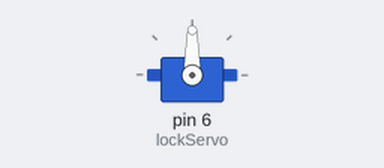
Recording of a sketch running on a simulated Arduino Uno, built with avr-gcc and run on an emulated ATmega328P. On the bench: servo.

Above: at 0.05 s.
At 4.0 s:
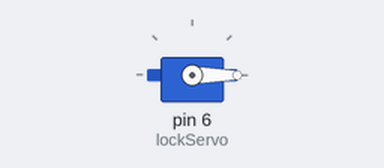
Timing chart, 0 to 5.2 s (numbered marks = the images above):
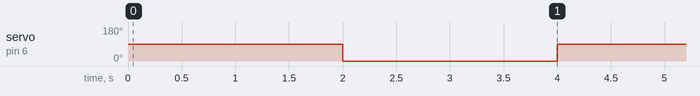

The sketch:

T6.ino
```cpp
#include <Servo.h>

Servo lockServo;

void setup() {
  lockServo.attach(6);
  lockServo.write(0);        // locked
}

void loop() {
  lockServo.write(90);       // unlocked
  delay(2000);
  lockServo.write(0);        // locked
  delay(2000);
}
```

Measured:
- by itself, servo on pin 6 (lockServo): alternates 90° for 2.0 s and 0° for 2.0 s
